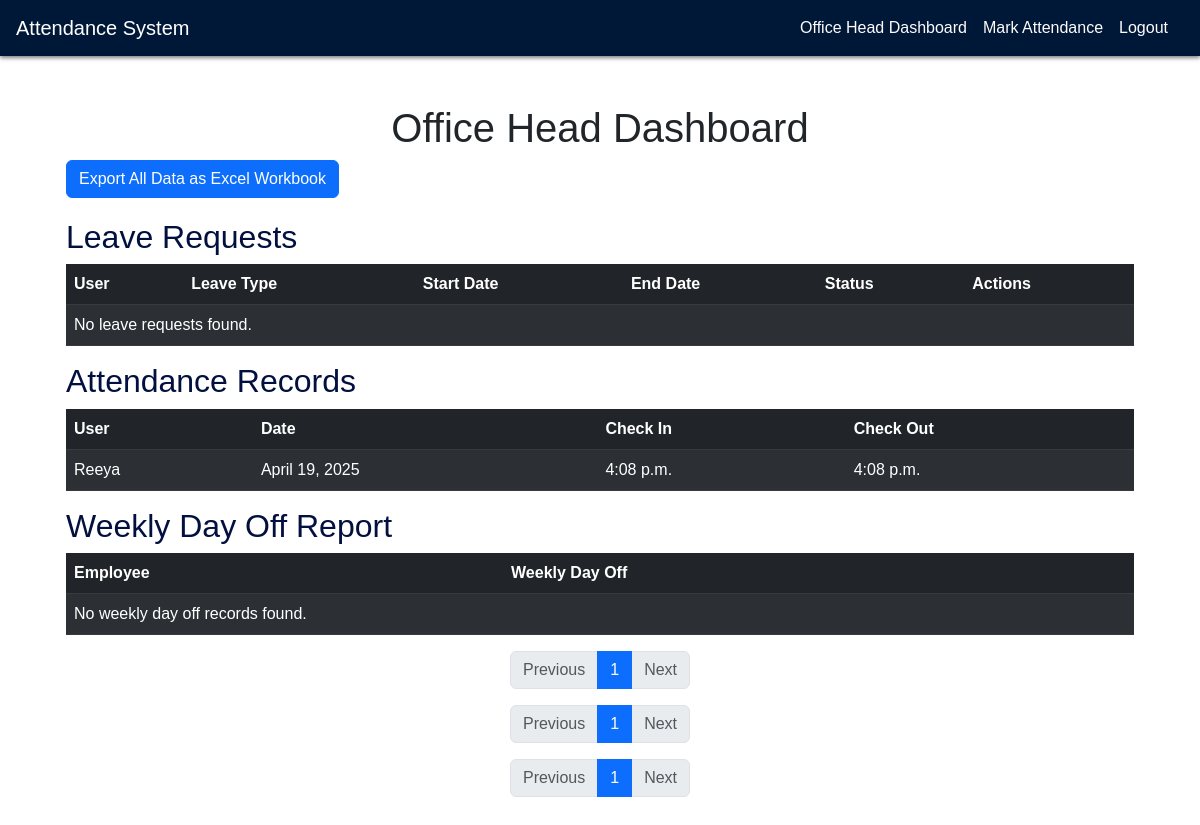
Page /office-head-dashboard/ (signed in) on the earlier database version.
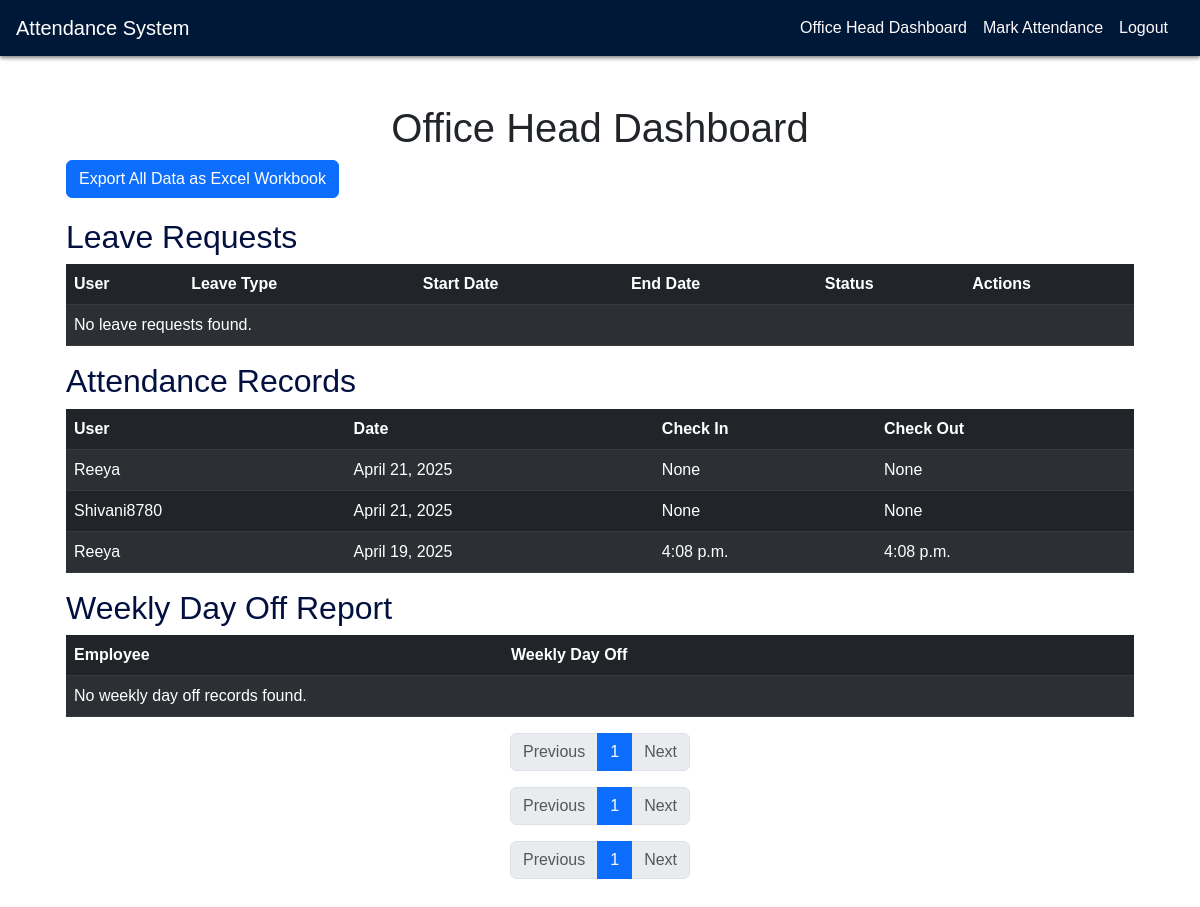
Same page on the later database version.
### attendance/models.py (models this page shows, shortened)
class AttendanceRecord(models.Model):
    user = models.ForeignKey(User, on_delete=models.CASCADE)
    date = models.DateField(auto_now_add=True)
    check_in_time = models.TimeField(null=True, blank=True)
    check_out_time = models.TimeField(null=True, blank=True)

### attendance/views.py (the view)
# urls.py: path('office-head-dashboard/', views.office_head_dashboard, name='office_head_dashboard'),
@login_required
def office_head_dashboard(request):
    employees = User.objects.filter(is_staff=False, is_superuser=False)
    leave_requests_list = LeaveRequest.objects.all().order_by('-applied_at')
    attendance_records_list = AttendanceRecord.objects.select_related('user').order_by('-date')
    weekly_day_offs_list = WeeklyDayOff.objects.select_related('user').order_by('user__username')
    leave_page = request.GET.get('leave_page', 1)
    leave_paginator = Paginator(leave_requests_list, 10)
    try:
        leave_requests = leave_paginator.page(leave_page)
    except PageNotAnInteger:
        leave_requests = leave_paginator.page(1)
    except EmptyPage:
        leave_requests = leave_paginator.page(leave_paginator.num_pages)
    attendance_page = request.GET.get('attendance_page', 1)
    attendance_paginator = Paginator(attendance_records_list, 10)
    try:
        attendance_records = attendance_paginator.page(attendance_page)
    except PageNotAnInteger:
        attendance_records = attendance_paginator.page(1)
    except EmptyPage:
        attendance_records = attendance_paginator.page(attendance_paginator.num_pages)
    weekly_day_off_page = request.GET.get('weekly_day_off_page', 1)
    weekly_day_off_paginator = Paginator(weekly_day_offs_list, 10)
    try:
        weekly_day_offs = weekly_day_off_paginator.page(weekly_day_off_page)
    except PageNotAnInteger:
        weekly_day_offs = weekly_day_off_paginator.page(1)
    except EmptyPage:
        weekly_day_offs = weekly_day_off_paginator.page(weekly_day_off_paginator.num_pages)
    return render(request, 'attendance/office_head_dashboard.html', {
        'employees': employees,
        'leave_requests': leave_requests,
        'attendance_records': attendance_records,
        'weekly_day_offs': weekly_day_offs,
        'is_office_head': True,
    })

### templates/attendance/office_head_dashboard.html
{% extends 'attendance/base.html' %}
{% block content %}
<div class="container p-4 rounded" style="background-color: rgba(255, 255, 255, 0.85); color: #212529;">
    <h1 class="text-center">Office Head Dashboard</h1>
    <form method="get" action="{% url 'attendance:export_office_head_data' %}" style="margin-bottom: 20px;">
        <button type="submit" class="btn btn-primary">Export All Data as Excel Workbook</button>
    </form>
    <h2 style="color: #02103f;">Leave Requests</h2>
    <table class="table table-dark table-striped">
        <thead>
            <tr>
                <th>User</th>
                <th>Leave Type</th>
                <th>Start Date</th>
                <th>End Date</th>
                <th>Status</th>
                <th>Actions</th>
            </tr>
        </thead>
        <tbody>
            {% for leave in leave_requests %}
            <tr>
                <td>{{ leave.user.username }}</td>
                <td>{{ leave.leave_type }}</td>
                <td>{{ leave.start_date }}</td>
                <td>{{ leave.end_date }}</td>
                <td>{{ leave.status }}</td>
                <td>
                    {% if leave.status == 'Pending' %}
                    <form method="post" action="{% url 'attendance:approve_leave' leave.id %}" style="display:inline;">
                        {% csrf_token %}
                        <button type="submit" class="btn btn-success btn-sm">Approve</button>
                    </form>
                    <form method="post" action="{% url 'attendance:reject_leave' leave.id %}" style="display:inline;">
                        {% csrf_token %}
                        <button type="submit" class="btn btn-danger btn-sm">Reject</button>
                    </form>
                    {% endif %}
                </td>
            </tr>
            {% empty %}
            <tr>
                <td colspan="6">No leave requests found.</td>
            </tr>
            {% endfor %}
        </tbody>
    </table>
    <h2 style="color: #02103f;">Attendance Records</h2>
    <table class="table table-dark table-striped">
        <thead>
            <tr>
                <th>User</th>
                <th>Date</th>
                <th>Check In</th>
                <th>Check Out</th>
            </tr>
        </thead>
        <tbody>
            {% for record in attendance_records %}
            <tr>
                <td>{{ record.user.username }}</td>
                <td>{{ record.date }}</td>
                <td>{{ record.check_in_time }}</td>
                <td>{{ record.check_out_time }}</td>
            </tr>
            {% empty %}
            <tr>
                <td colspan="4">No attendance records found.</td>
            </tr>
            {% endfor %}
        </tbody>
    </table>
    <h2 style="color: #02103f;">Weekly Day Off Report</h2>
    <table class="table table-dark table-striped">
        <thead>
            <tr>
                <th>Employee</th>
                <th>Weekly Day Off</th>
            </tr>
        </thead>
        <tbody>
            {% for wdo in weekly_day_offs %}
            <tr>
                <td>{{ wdo.user.username }}</td>
                <td>{{ wdo.day_off }}</td>
            </tr>
            {% empty %}
            <tr>
                <td colspan="2">No weekly day off records found.</td>
            </tr>
            {% endfor %}
        </tbody>
    </table>
    <nav aria-label="Leave Requests Pagination">
        <ul class="pagination justify-content-center">
            {% if leave_requests.has_previous %}
            <li class="page-item">
                <a class="page-link" href="?leave_page={{ leave_requests.previous_page_number }}{% if attendance_records.number %}&attendance_page={{ attendance_records.number }}{% endif %}{% if weekly_day_offs.number %}&weekly_day_off_page={{ weekly_day_offs.number }}{% endif %}">Previous</a>
            </li>
            {% else %}
            <li class="page-item disabled"><span class="page-link">Previous</span></li>
            {% endif %}
            {% for num in leave_requests.paginator.page_range %}
            {% if leave_requests.number == num %}
            <li class="page-item active"><span class="page-link">{{ num }}</span></li>
            {% else %}
            <li class="page-item"><a class="page-link" href="?leave_page={{ num }}{% if attendance_records.number %}&attendance_page={{ attendance_records.number }}{% endif %}{% if weekly_day_offs.number %}&weekly_day_off_page={{ weekly_day_offs.number }}{% endif %}">{{ num }}</a></li>
            {% endif %}
            {% endfor %}
            {% if leave_requests.has_next %}
            <li class="page-item">
                <a class="page-link" href="?leave_page={{ leave_requests.next_page_number }}{% if attendance_records.number %}&attendance_page={{ attendance_records.number }}{% endif %}{% if weekly_day_offs.number %}&weekly_day_off_page={{ weekly_day_offs.number }}{% endif %}">Next</a>
            </li>
            {% else %}
            <li class="page-item disabled"><span class="page-link">Next</span></li>
            {% endif %}
        </ul>
    </nav>
    <nav aria-label="Attendance Records Pagination">
        <ul class="pagination justify-content-center">
            {% if attendance_records.has_previous %}
            <li class="page-item">
                <a class="page-link" href="?attendance_page={{ attendance_records.previous_page_number }}{% if leave_requests.number %}&leave_page={{ leave_requests.number }}{% endif %}{% if weekly_day_offs.number %}&weekly_day_off_page={{ weekly_day_offs.number }}{% endif %}">Previous</a>
            </li>
            {% else %}
            <li class="page-item disabled"><span class="page-link">Previous</span></li>
            {% endif %}
            {% for num in attendance_records.paginator.page_range %}
            {% if attendance_records.number == num %}
            <li class="page-item active"><span class="page-link">{{ num }}</span></li>
            {% else %}
            <li class="page-item"><a class="page-link" href="?attendance_page={{ num }}{% if leave_requests.number %}&leave_page={{ leave_requests.number }}{% endif %}{% if weekly_day_offs.number %}&weekly_day_off_page={{ weekly_day_offs.number }}{% endif %}">{{ num }}</a></li>
            {% endif %}
            {% endfor %}
            {% if attendance_records.has_next %}
            <li class="page-item">
                <a class="page-link" href="?attendance_page={{ attendance_records.next_page_number }}{% if leave_requests.number %}&leave_page={{ leave_requests.number }}{% endif %}{% if weekly_day_offs.number %}&weekly_day_off_page={{ weekly_day_offs.number }}{% endif %}">Next</a>
            </li>
            {% else %}
            <li class="page-item disabled"><span class="page-link">Next</span></li>
            {% endif %}
        </ul>
    </nav>
    <nav aria-label="Weekly Day Off Pagination">
        <ul class="pagination justify-content-center">
            {% if weekly_day_offs.has_previous %}
            <li class="page-item">
                <a class="page-link" href="?weekly_day_off_page={{ weekly_day_offs.previous_page_number }}{% if leave_requests.number %}&leave_page={{ leave_requests.number }}{% endif %}{% if attendance_records.number %}&attendance_page={{ attendance_records.number }}{% endif %}">Previous</a>
            </li>
            {% else %}
            <li class="page-item disabled"><span class="page-link">Previous</span></li>
            {% endif %}
            {% for num in weekly_day_offs.paginator.page_range %}
            {% if weekly_day_offs.number == num %}
            <li class="page-item active"><span class="page-link">{{ num }}</span></li>
            {% else %}
            <li class="page-item"><a class="page-link" href="?weekly_day_off_page={{ num }}{% if leave_requests.number %}&leave_page={{ leave_requests.number }}{% endif %}{% if attendance_records.number %}&attendance_page={{ attendance_records.number }}{% endif %}">{{ num }}</a></li>
            {% endif %}
            {% endfor %}
            {% if weekly_day_offs.has_next %}
            <li class="page-item">
                <a class="page-link" href="?weekly_day_off_page={{ weekly_day_offs.next_page_number }}{% if leave_requests.number %}&leave_page={{ leave_requests.number }}{% endif %}{% if attendance_records.number %}&attendance_page={{ attendance_records.number }}{% endif %}">Next</a>
            </li>
            {% else %}
            <li class="page-item disabled"><span class="page-link">Next</span></li>
            {% endif %}
        </ul>
    </nav>
</div>
{% endblock %}

### templates/attendance/base.html (shortened to what this page needs)
{% load static %}
<!DOCTYPE html>
<html lang="en">
<head>
    <link href="https://cdn.jsdelivr.net/npm/bootstrap@5.3.0/dist/css/bootstrap.min.css" rel="stylesheet" />
    <link href="{% static 'css/custom.css' %}" rel="stylesheet" />
</head>
<body>
  <nav class="navbar navbar-dark bg-primary">
    <div class="d-flex align-items-center w-100">
      <a class="navbar-brand ms-3" href="{% url 'attendance:dashboard' %}">Attendance System</a>
      <ul class="navbar-nav d-flex flex-row ms-auto me-3">
        {% if user.is_authenticated %}
          {% if is_office_head %}
            <li class="nav-item me-3">
              <a class="nav-link" href="{% url 'attendance:office_head_dashboard' %}">Office Head Dashboard</a>
            </li>
          {% else %}
            <li class="nav-item me-3">
              <a class="nav-link" href="{% url 'attendance:dashboard' %}">Dashboard</a>
            </li>
          {% endif %}
          <li class="nav-item me-3">
            <a class="nav-link" href="{% url 'attendance:mark_attendance' %}">Mark Attendance</a>
          </li>
          <li class="nav-item me-3">
            <a class="nav-link" href="{% url 'attendance:logout' %}">Logout</a>
          </li>
        {% endif %}
      </ul>
    </div>
  </nav>
  <div class="container mt-4">
    {% block content %}
    {% endblock %}
  </div>
</body>
</html>

### attendance_system/static/css/custom.css (style rules this page uses)
body { background: url('https://images.unsplash.com/photo-1504384308090-c894fdcc538d?ixlib=rb-4.0.3&auto=format&fit=crop&w=1470&q=80') no-repeat center center fixed; background-size: cover; font-family: Arial, sans-serif; color: #f8f9fa; }
.navbar-dark.bg-primary { background-color: #001838 !important; box-shadow: 0 2px 4px rgba(0,0,0,0.5); }
.navbar-dark .navbar-nav .nav-link { color: #fffbfb; }

Differences in the rows shown:
added AttendanceRecord: user.username "Reeya", date "April 21, 2025", check_in_time "None", check_out_time "None"
added AttendanceRecord: user.username "Shivani8780", date "April 21, 2025", check_in_time "None", check_out_time "None"
